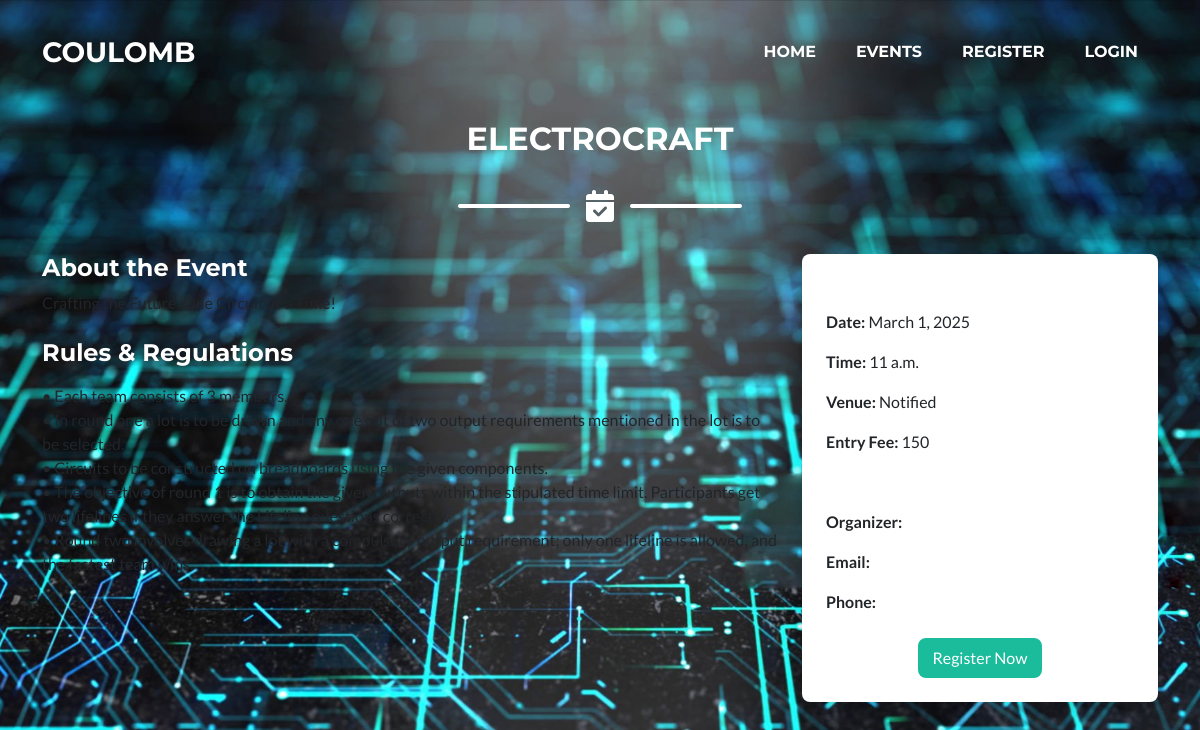
Screenshot of /event_detail/1/ with the database file from the repository.
### event_registration/models.py (models this page shows, shortened)
class event(models.Model):
    name = models.CharField(max_length=100)
    description = models.TextField(null=True,blank=True)
    date = models.DateField()
    time = models.TimeField(null=True,blank=True)
    rules_and_regulations = models.TextField(null=True,blank=True)
    venue = models.CharField(max_length=100,null=True,blank=True)
    image = models.ImageField(upload_to='event_registration/images',null=True,blank=True)
    participants = models.ManyToManyField(Participant,related_name='events',blank=True)
    team_size = models.IntegerField(null=True,blank=True)

### event_registration/views.py (the view)
# urls.py: path('event_detail/<int:id>/',views.event_detail,name='event_detail'),
def event_detail(request,id):
    event_detail = event.objects.get(id=id)
    context = {'event':event_detail}
    return render(request,'event.html',context)

### event_registration/templates/event.html (shortened to what this page needs)
{% extends 'layout.html' %}
{% load static %}
{% load socialaccount %}
{% block content %}
<br><br><br>
<section class="page-section bg-light py-5" id="event-details">
    <div class="container">
        <h2 class="text-center text-uppercase text-secondary mb-4">{{ event.name }}</h2>
        <div class="divider-custom">
            <div class="divider-custom-line"></div>
            <div class="divider-custom-icon"><i class="fas fa-calendar-check"></i></div>
            <div class="divider-custom-line"></div>
        </div>
        <div class="row">
            <div class="col-md-8">
                <h4 class="text-primary">About the Event</h4>
                <p>{{ event.description }}</p>
                <h4 class="text-primary mt-4">Rules & Regulations</h4>
                <p>{{ event.rules_and_regulations|linebreaks }}</p>
            </div>
            <div class="col-md-4">
                <div class="event-info-box p-4 bg-white shadow rounded">
                    <h5 class="text-secondary">Event Details</h5>
                    <p><strong>Date:</strong> {{ event.date }}</p>
                    <p><strong>Time:</strong> {{ event.time }}</p>
                    <p><strong>Venue:</strong> Notified</p>
                    <p><strong>Entry Fee:</strong> 150</p>
                    <h5 class="text-secondary mt-4">Contact</h5>
                    <p><strong>Organizer:</strong> {{ event.organizer }}</p>
                    <p><strong>Email:</strong> <a href="mailto:{{ event.contact_email }}">{{ event.contact_email }}</a></p>
                    <p><strong>Phone:</strong> <a href="tel:{{ event.contact_phone }}">{{ event.contact_phone }}</a></p>
                    <div class="text-center mt-4">
                        {% if user.is_authenticated %}
                            <button class="btn btn-primary" id="openRegisterModal" data-bs-toggle="modal" data-bs-target="#registerModal">
                                Register
                            </button>
                        {% else %}
                            <a href="{% provider_login_url 'google' %}?next={% url 'register' event.id %}" class="btn btn-primary">
                                Register Now
                            </a>
                        {% endif %}
                    </div>
                </div>
            </div>
        </div>
    </div>
</section>
{% endblock %}

### rows the page displays
event: name "ELECTROCRAFT", description "Crafting the Future, One Circuit at a Time!", rules_and_regulations "• Each team consists of 3 members. • In round one a lot is to be drawn and any one out of two output requirements mentioned in the lot is to be selected. • Circuits to be constructed on breadboards using the given components. • The objective of round 1 is to obtain the given outputs within the stipulated time limit. Participants get two lifelines if they answer the Lifeline questions correctly. • Round two involves drawing a lot with a compulsory output requirement; only one lifeline is allowed, and the fastest team wins.", date "March 1, 2025", time "11 a.m."
